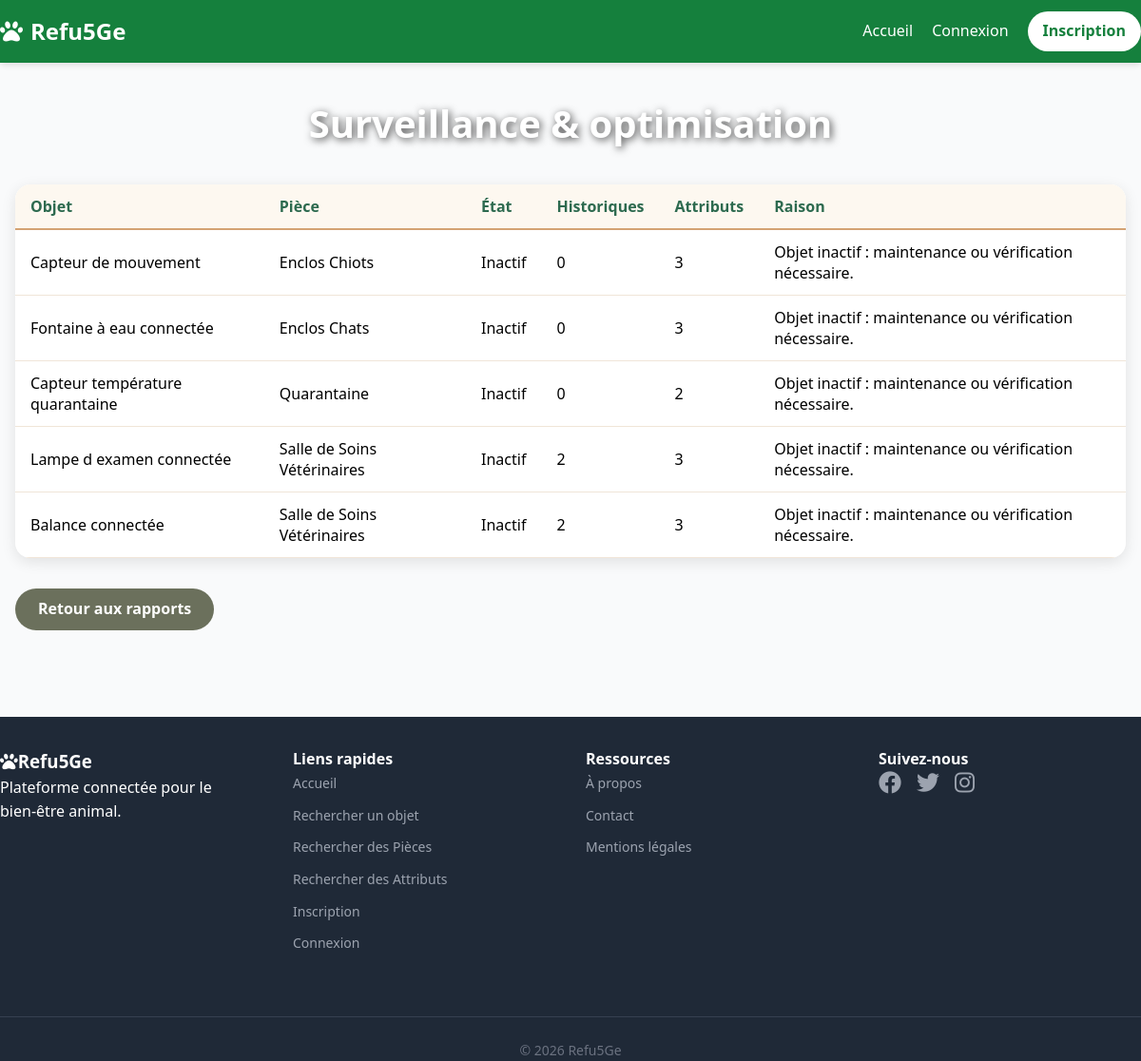
The app's page /rapports/maintenance/ with its own data.
### core/models.py (models this page shows, shortened)
class Device(models.Model):
    id = models.AutoField(primary_key=True)
    name = models.CharField(max_length=100)
    type = models.CharField(max_length=50)
    description = models.TextField(max_length=200)
    state = models.BooleanField(default=False)
    room = models.ForeignKey(Room, on_delete=models.CASCADE, related_name='devices')
    consumption_per_hour = models.FloatField(default=0.0, validators=[MinValueValidator(0.0)])

class Room(models.Model):
    id = models.AutoField(primary_key=True)
    name = models.CharField(max_length=100, unique=True)

### rapports/views.py (the view)
# urls.py: path("maintenance/", views.maintenance, name="rapports_maintenance"),
def maintenance(request):
    devices = Device.objects.prefetch_related("logs", "attributes").select_related("room")
    objets_a_surveiller = []
    for device in devices:
        logs_count = device.logs.count()
        attributes_count = device.attributes.count()
        raison = None
        if not device.state:
            raison = "Objet inactif : maintenance ou vérification nécessaire."
        elif logs_count == 0:
            raison = "Aucun historique d’activation disponible."
        elif attributes_count == 0:
            raison = "Aucun attribut renseigné pour cet objet."
        if raison:
            objets_a_surveiller.append({
                "device": device,
                "room": device.room,
                "logs_count": logs_count,
                "attributes_count": attributes_count,
                "raison": raison,
            })
    context = {
        "objets_a_surveiller": objets_a_surveiller,
    }
    return render(request, "rapports/maintenance.html", context)

### templates/rapports/maintenance.html (shortened to what this page needs)
{% extends "base.html" %}
{% block body_class %}auth-page{% endblock %}
{% block content %}
<div class="auth-content">
    <div class="userlist-container">
        <h1 class="userlist-title">Surveillance & optimisation</h1>
        {% if objets_a_surveiller %}
        <div class="table-wrapper mb-4">
            <table>
                <thead>
                    <tr>
                        <th>Objet</th>
                        <th>Pièce</th>
                        <th>État</th>
                        <th>Historiques</th>
                        <th>Attributs</th>
                        <th>Raison</th>
                    </tr>
                </thead>
                <tbody>
                    {% for item in objets_a_surveiller %}
                    <tr>
                        <td>{{ item.device.name }}</td>
                        <td>{{ item.room.name }}</td>
                        <td>{% if item.device.state %}Actif{% else %}Inactif{% endif %}</td>
                        <td>{{ item.logs_count }}</td>
                        <td>{{ item.attributes_count }}</td>
                        <td>{{ item.raison }}</td>
                    </tr>
                    {% endfor %}
                </tbody>
            </table>
        </div>
        {% else %}
        <p class="text-center text-gray-600">Aucun objet à surveiller pour le moment.</p>
        {% endif %}
        <a href="{% url 'rapports_accueil' %}" class="btn btn-secondary mt-4">Retour aux rapports</a>
    </div>
</div>
{% endblock %}

### static/css/styles.css (style rules this page uses)
:root { --green-primary: #16a34a; --green-dark: #15803d; --gray-bg: #f9fafb; --white: #ffffff; --amber: #b45f2a; --cream: #fef7e0; --text-dark: #421f1f; --green-main: #2d6a4f; }
*, *::before, *::after { box-sizing: border-box; margin: 0; padding: 0; }
html, body { font-family: 'Segoe UI', system-ui, sans-serif; line-height: 1.6; background-color: var(--gray-bg); }
body { display: flex; flex-direction: column; min-height: 100vh; }
a, button { transition: all 0.2s ease-in-out; }
.auth-page { background-image: url('https://images.unsplash.com/photo-1548199973-03cce0bbc87b?ixlib=rb-4.0.3&auto=format&fit=crop&w=1350&q=80'); background-size: cover; background-position: center; background-attachment: fixed; }
.auth-content { display: flex; align-items: center; justify-content: center; min-height: calc(100vh - 200px); padding: 2rem 1rem; }
.btn { display: inline-block; padding: 0.6rem 1.5rem; border-radius: 999px; font-weight: 700; text-decoration: none; transition: background 0.3s, transform 0.2s; font-size: 1rem; cursor: pointer; border: none; text-align: center; }
.btn-secondary { background: #6b705c; color: white; }
.userlist-container { width: 100%; max-width: 1200px; margin: 0 auto; }
.userlist-title { text-align: center; font-size: 2.5rem; font-weight: 800; color: white; text-shadow: 2px 2px 8px rgba(0, 0, 0, 0.7); margin-bottom: 1.5rem; }
.mb-4 { margin-bottom: 1rem; }
.table-wrapper { background: white; border-radius: 1rem; box-shadow: 0 4px 15px rgba(0, 0, 0, 0.1); overflow: hidden; margin: 2rem 0; }
table { width: 100%; border-collapse: collapse; }
th { background-color: #fdf8f0; padding: 0.75rem 1rem; text-align: left; font-weight: 700; color: #2d6a4f; border-bottom: 2px solid #d4a373; }
td { padding: 0.75rem 1rem; border-bottom: 1px solid #f0e5d8; }

### records on screen
Device: device.name "Capteur de mouvement", room.name "Enclos Chiots", shows "Inactif", logs_count "0", attributes_count "3", raison "Objet inactif : maintenance ou vérification nécessaire."
Device: device.name "Fontaine à eau connectée", room.name "Enclos Chats", shows "Inactif", logs_count "0", attributes_count "3", raison "Objet inactif : maintenance ou vérification nécessaire."
Device: device.name "Capteur température quarantaine", room.name "Quarantaine", shows "Inactif", logs_count "0", attributes_count "2", raison "Objet inactif : maintenance ou vérification nécessaire."
Device: device.name "Lampe d examen connectée", room.name "Salle de Soins Vétérinaires", state "Inactif", logs_count "2", attributes_count "3", raison "Objet inactif : maintenance ou vérification nécessaire."
Device: device.name "Balance connectée", room.name "Salle de Soins Vétérinaires", state "Inactif", logs_count "2", attributes_count "3", raison "Objet inactif : maintenance ou vérification nécessaire."
